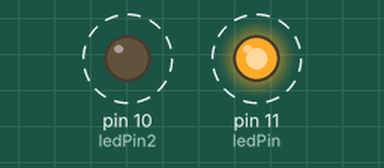
Bench run of a sketch on a simulated Arduino Uno, built with avr-gcc and run on an emulated ATmega328P. Shown: output pins drawn as LEDs (lit = HIGH). Dashed ring = blinking.

Above: at 0.5 s.
Timing chart, 0 to 4.6 s (numbered marks = the images above):
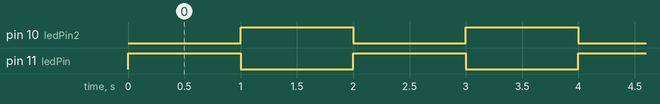

The sketch:

sketch_feb27a.ino
```cpp
int ledPin = 11, ledPin2 = 10;
void setup()
{
  pinMode(ledPin, OUTPUT);
  pinMode(ledPin2, OUTPUT);
}

void loop()
{
  digitalWrite(ledPin, HIGH);
  delay(1000);
  digitalWrite(ledPin, LOW);
  digitalWrite(ledPin2, HIGH);
  delay(1000);
  digitalWrite(ledPin, LOW);
  digitalWrite(ledPin2, LOW);
}
```

Measured:
- by itself, pin 10 (ledPin2), pin 11 (ledPin): alternates HIGH for 1.0 s and LOW for 1.0 s
- by itself, everything shown: repeats every 2.0 s, in 3 steps
